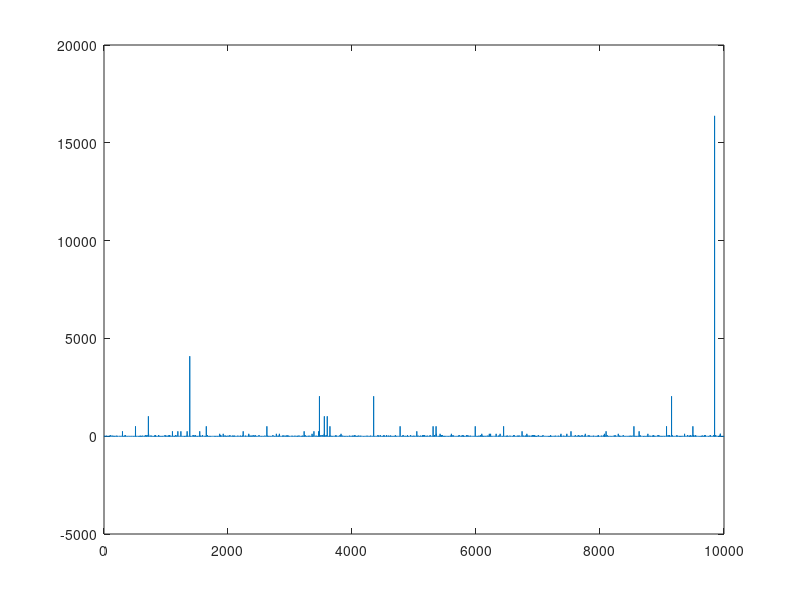
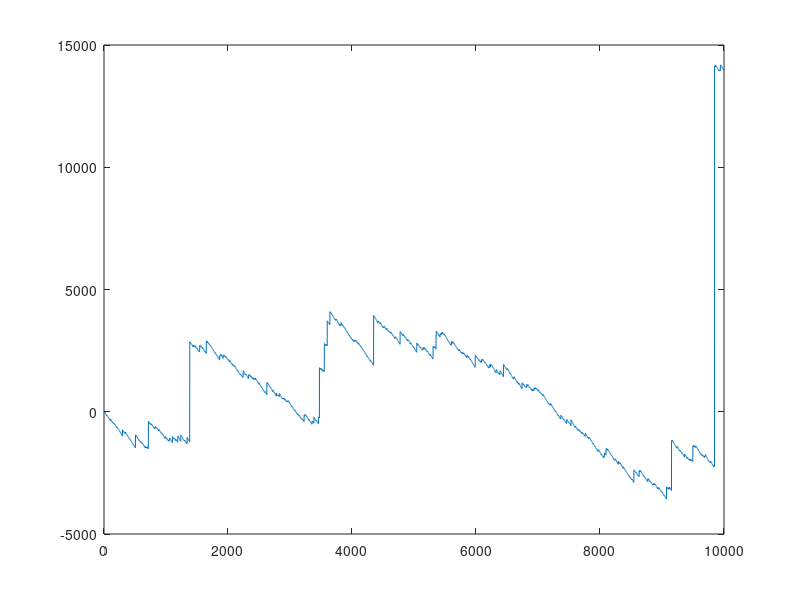

Write the MATLAB code that produced these figures, in order.
%demonstration of st. petersburg paradox
clear all;

%how many games?
N=10000;

%how much you pay?
x=6.5;

for i=1:N
    %this game i
    revenue(i)=1;
    while(unifrnd(0,1)<0.5)
        revenue(i)=2*revenue(i);
    end
end

real_time_revenue=revenue-x;
plot(real_time_revenue);
figure
plot(cumsum(real_time_revenue))